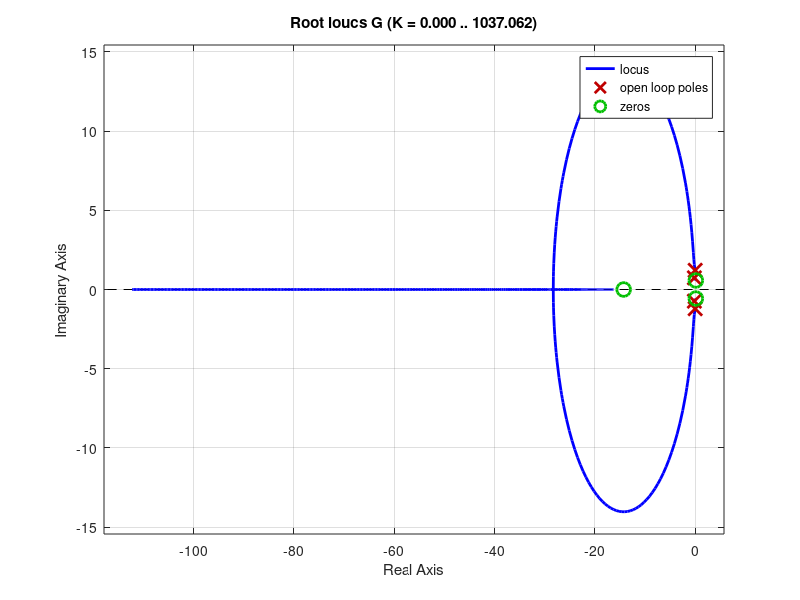

Recreate this plot in MATLAB.
pkg load control %octave's control package

Gnum = [0.1234 1.7268 -0.4245 0.6037];
Gden = [1 0.3015 2.0288 0.4422 0.8247];

G = tf(Gnum,Gden)
[Gp Gz] = pzmap(G)

rlocus(G)
